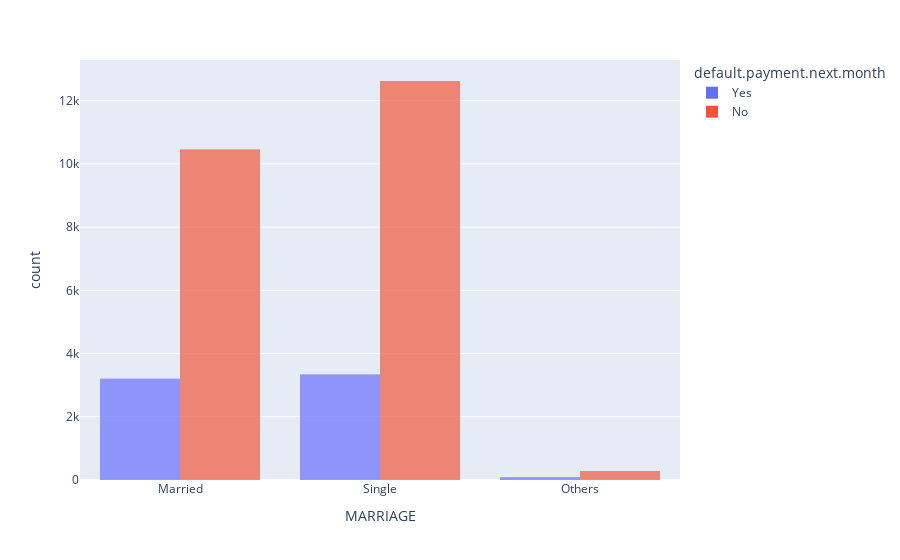

This figure's notebook cell:
### Code cell
fig=px.bar(data_eda,x='MARRIAGE',color='default.payment.next.month',barmode='group')
fig.update_traces(marker_line_width = 0,selector=dict(type="bar"))

### Figure 1 — Plotly figure (JSON) as saved in the notebook; plotly's stock layout.template omitted (floating-point values rounded to 4 significant figures; data arrays with more than 128 entries replaced by an {"elided": "..."} marker saying what was removed)
{"data": [{"alignmentgroup": "True", "hovertemplate": "default.payment.next.month=Yes<br>MARRIAGE=%{x}<br>count=%{y}<extra></extra>", "legendgroup": "Yes", "marker": {"color": "#636efa", "line": {"width": 0}, "pattern": {"shape": ""}}, "name": "Yes", "offsetgroup": "Yes", "orientation": "v", "showlegend": true, "textposition": "auto", "type": "bar", "x": {"elided": "6636 str values"}, "xaxis": "x", "y": {"elided": "6636 int values"}, "yaxis": "y"}, {"alignmentgroup": "True", "hovertemplate": "default.payment.next.month=No<br>MARRIAGE=%{x}<br>count=%{y}<extra></extra>", "legendgroup": "No", "marker": {"color": "#EF553B", "line": {"width": 0}, "pattern": {"shape": ""}}, "name": "No", "offsetgroup": "No", "orientation": "v", "showlegend": true, "textposition": "auto", "type": "bar", "x": {"elided": "23364 str values"}, "xaxis": "x", "y": {"elided": "23364 int values"}, "yaxis": "y"}], "layout": {"barmode": "group", "legend": {"title": {"text": "default.payment.next.month"}, "tracegroupgap": 0}, "margin": {"t": 60}, "xaxis": {"anchor": "y", "domain": [0, 1], "title": {"text": "MARRIAGE"}}, "yaxis": {"anchor": "x", "domain": [0, 1], "title": {"text": "count"}}}}
